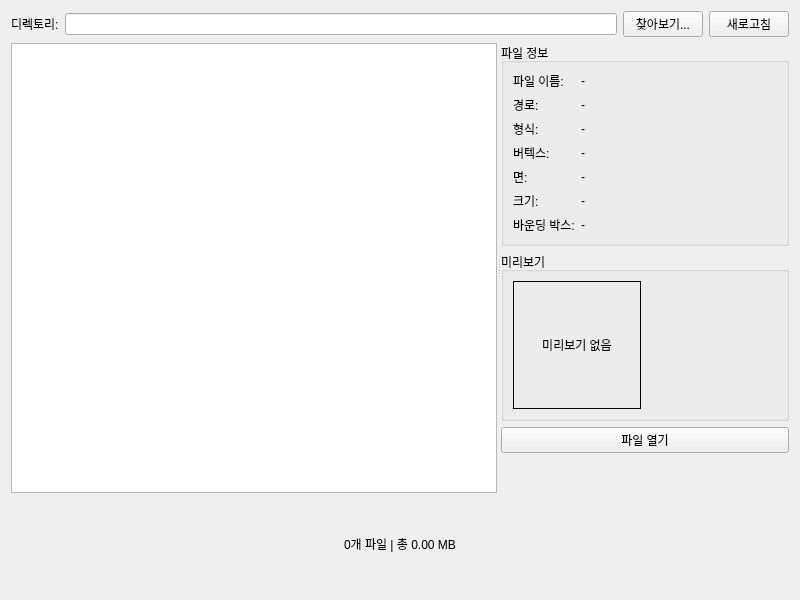
<?xml version="1.0" encoding="UTF-8"?>
<ui version="4.0">
 <class>MFEWidget</class>
 <widget class="QWidget" name="MFEWidget">
  <property name="geometry">
   <rect>
    <x>0</x>
    <y>0</y>
    <width>800</width>
    <height>600</height>
   </rect>
  </property>
  <property name="windowTitle">
   <string>Mesh File Explorer</string>
  </property>
  <layout class="QVBoxLayout" name="verticalLayout">
   <!-- Top: Directory Selection -->
   <item>
    <layout class="QHBoxLayout" name="directoryLayout">
     <item>
      <widget class="QLabel" name="directoryLabel">
       <property name="text">
        <string>디렉토리:</string>
       </property>
      </widget>
     </item>
     <item>
      <widget class="QLineEdit" name="directoryLineEdit">
       <property name="readOnly">
        <bool>true</bool>
       </property>
      </widget>
     </item>
     <item>
      <widget class="QPushButton" name="browseButton">
       <property name="text">
        <string>찾아보기...</string>
       </property>
      </widget>
     </item>
     <item>
      <widget class="QPushButton" name="refreshButton">
       <property name="text">
        <string>새로고침</string>
       </property>
      </widget>
     </item>
    </layout>
   </item>

   <!-- Main: Splitter (TreeView + Info Panel) -->
   <item>
    <widget class="QSplitter" name="splitter">
     <property name="orientation">
      <enum>Qt::Horizontal</enum>
     </property>

     <!-- Left: TreeView -->
     <widget class="QWidget" name="treeViewContainer">
      <layout class="QVBoxLayout" name="treeLayout">
       <item>
        <widget class="QTreeView" name="treeView">
         <property name="alternatingRowColors">
          <bool>true</bool>
         </property>
         <property name="sortingEnabled">
          <bool>true</bool>
         </property>
        </widget>
       </item>
      </layout>
     </widget>

     <!-- Right: Info Panel -->
     <widget class="QWidget" name="infoPanelContainer">
      <layout class="QVBoxLayout" name="infoLayout">
       <item>
        <widget class="QGroupBox" name="fileInfoGroupBox">
         <property name="title">
          <string>파일 정보</string>
         </property>
         <layout class="QFormLayout" name="formLayout">
          <item row="0" column="0">
           <widget class="QLabel" name="fileNameTitleLabel">
            <property name="text">
             <string>파일 이름:</string>
            </property>
           </widget>
          </item>
          <item row="0" column="1">
           <widget class="QLabel" name="fileNameLabel">
            <property name="text">
             <string>-</string>
            </property>
           </widget>
          </item>

          <item row="1" column="0">
           <widget class="QLabel" name="filePathTitleLabel">
            <property name="text">
             <string>경로:</string>
            </property>
           </widget>
          </item>
          <item row="1" column="1">
           <widget class="QLabel" name="filePathLabel">
            <property name="text">
             <string>-</string>
            </property>
            <property name="wordWrap">
             <bool>true</bool>
            </property>
           </widget>
          </item>

          <item row="2" column="0">
           <widget class="QLabel" name="formatTitleLabel">
            <property name="text">
             <string>형식:</string>
            </property>
           </widget>
          </item>
          <item row="2" column="1">
           <widget class="QLabel" name="formatLabel">
            <property name="text">
             <string>-</string>
            </property>
           </widget>
          </item>

          <item row="3" column="0">
           <widget class="QLabel" name="vertexCountTitleLabel">
            <property name="text">
             <string>버텍스:</string>
            </property>
           </widget>
          </item>
          <item row="3" column="1">
           <widget class="QLabel" name="vertexCountLabel">
            <property name="text">
             <string>-</string>
            </property>
           </widget>
          </item>

          <item row="4" column="0">
           <widget class="QLabel" name="faceCountTitleLabel">
            <property name="text">
             <string>면:</string>
            </property>
           </widget>
          </item>
          <item row="4" column="1">
           <widget class="QLabel" name="faceCountLabel">
            <property name="text">
             <string>-</string>
            </property>
           </widget>
          </item>

          <item row="5" column="0">
           <widget class="QLabel" name="fileSizeTitleLabel">
            <property name="text">
             <string>크기:</string>
            </property>
           </widget>
          </item>
          <item row="5" column="1">
           <widget class="QLabel" name="fileSizeLabel">
            <property name="text">
             <string>-</string>
            </property>
           </widget>
          </item>

          <item row="6" column="0">
           <widget class="QLabel" name="boundingBoxTitleLabel">
            <property name="text">
             <string>바운딩 박스:</string>
            </property>
           </widget>
          </item>
          <item row="6" column="1">
           <widget class="QLabel" name="boundingBoxLabel">
            <property name="text">
             <string>-</string>
            </property>
            <property name="wordWrap">
             <bool>true</bool>
            </property>
           </widget>
          </item>
         </layout>
        </widget>
       </item>

       <!-- Thumbnail -->
       <item>
        <widget class="QGroupBox" name="thumbnailGroupBox">
         <property name="title">
          <string>미리보기</string>
         </property>
         <layout class="QVBoxLayout" name="thumbnailLayout">
          <item>
           <widget class="QLabel" name="thumbnailLabel">
            <property name="minimumSize">
             <size>
              <width>128</width>
              <height>128</height>
             </size>
            </property>
            <property name="maximumSize">
             <size>
              <width>128</width>
              <height>128</height>
             </size>
            </property>
            <property name="frameShape">
             <enum>QFrame::Box</enum>
            </property>
            <property name="alignment">
             <set>Qt::AlignCenter</set>
            </property>
            <property name="text">
             <string>미리보기 없음</string>
            </property>
           </widget>
          </item>
         </layout>
        </widget>
       </item>

       <!-- Open File Button -->
       <item>
        <widget class="QPushButton" name="openFileButton">
         <property name="text">
          <string>파일 열기</string>
         </property>
        </widget>
       </item>

       <!-- Spacer -->
       <item>
        <spacer name="verticalSpacer">
         <property name="orientation">
          <enum>Qt::Vertical</enum>
         </property>
         <property name="sizeHint" stdset="0">
          <size>
           <width>20</width>
           <height>40</height>
          </size>
         </property>
        </spacer>
       </item>
      </layout>
     </widget>
    </widget>
   </item>

   <!-- Bottom: Status Bar -->
   <item>
    <widget class="QLabel" name="statusLabel">
     <property name="text">
      <string>0개 파일 | 총 0.00 MB</string>
     </property>
     <property name="alignment">
      <set>Qt::AlignCenter</set>
     </property>
    </widget>
   </item>
  </layout>
 </widget>
 <resources/>
 <connections/>
</ui>
